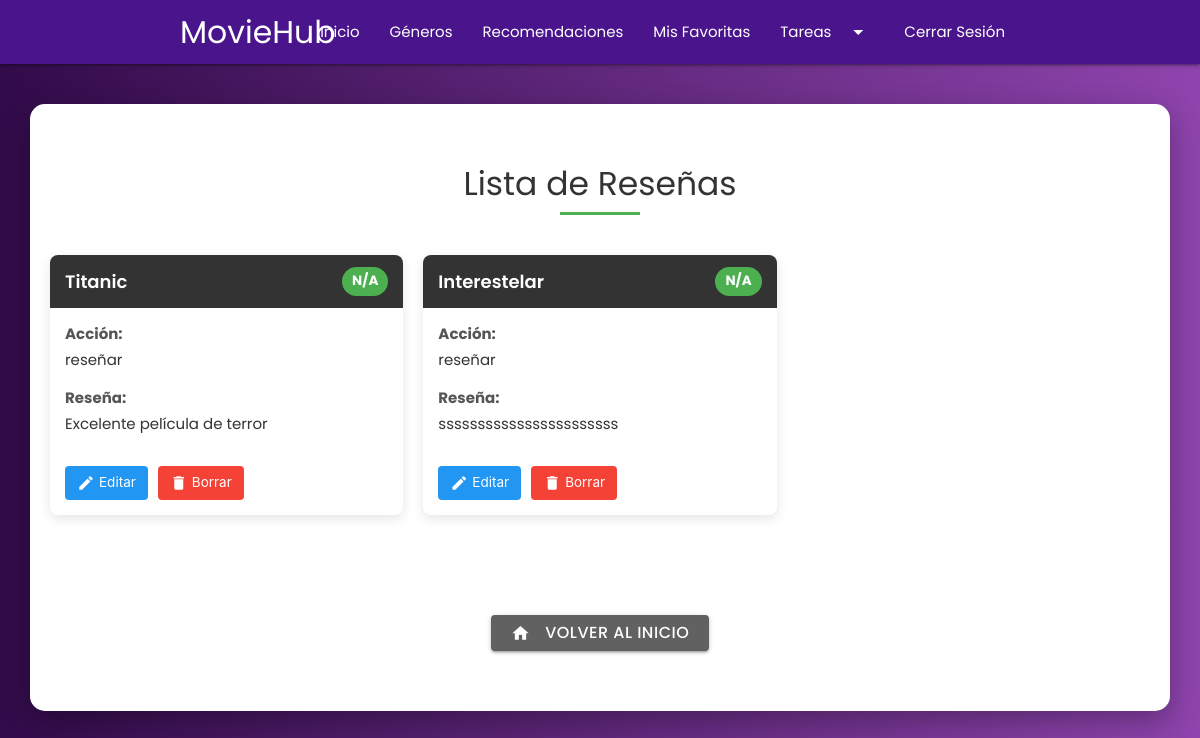
Screenshot of /reviews/ (signed in) with the database file from the repository.
### tasks/models.py (models this page shows, shortened)
class Interaccion(models.Model):
    user = models.ForeignKey(User, on_delete=models.CASCADE, null=True)  # Referencia al usuario de Django
    pelicula_id = models.CharField(max_length=100)  # Ahora puede ser un ID de la BD o un UUID
    accion = models.CharField(max_length=20, choices=[("reseñar", "Reseñar"), ("calificar", "Calificar"), ("guardar", "Guardar")])
    reseña = models.TextField(blank=True, null=True)
    calificacion = models.IntegerField(blank=True, null=True)
    fecha_creacion = models.DateTimeField(auto_now_add=True, null=True)  # Fecha automática al crear

### tasks/views.py (the view, shortened to what this page needs)
# urls.py: path('reviews/', reviews_list, name='reviews_list'),
@login_required
def reviews_list(request):
    reviews = Interaccion.objects.filter(user=request.user).exclude(reseña__isnull=True).exclude(reseña="")
    enhanced_reviews = []
    titulos_muestra = {
        'default-1': 'Interestelar',
        'default-2': 'Titanic',
        'default-3': 'El Padrino',
        'default-4': 'El Diario de Noah',
        'default-5': 'Bajo la misma estrella',
        'default-6': 'El Conjuro',
        'default-7': 'El Resplandor',
        'default-8': 'It',
        'default-9': 'Matrix',
        'default-10': 'Blade Runner 2049',
        'default-11': 'Buscando a Nemo',
        'default-12': 'Parasitos',
        'default-13': 'Spiderman into the Spiderverse'
    }
    for review in reviews:
        review_data = {
            'id': review.id,
            'pelicula_id': review.pelicula_id,
            'accion': review.accion,
            'reseña': review.reseña,
            'calificacion': review.calificacion,
            'titulo_pelicula': 'Película Desconocida'  # Valor por defecto
        }
        if review.pelicula_id.startswith('default-'):
            review_data['titulo_pelicula'] = titulos_muestra.get(review.pelicula_id, 'Película Desconocida')
        enhanced_reviews.append(review_data)
    return render(request, 'reviews_list.html', {'reviews': enhanced_reviews})

### tasks/templates/reviews_list.html (shortened to what this page needs)
{% extends 'base.html' %}
{% block content %}
<div class="containerBox">
    <h1 class="page-title">Lista de Reseñas</h1>
    {% if reviews %}
    <div class="reviews-grid">
        {% for review in reviews %}
            <div class="review-card" id="review-{{ review.id }}">
                <div class="review-header">
                    <h3 class="movie-title">{{ review.titulo_pelicula }}</h3>
                    <div class="rating-badge">
                        {% if review.calificacion is not None %}
                            <span>{{ review.calificacion }}/10</span>
                        {% else %}
                            <span>N/A</span>
                        {% endif %}
                    </div>
                </div>
                <div class="review-content">
                    <div class="review-label">Acción:</div>
                    <div class="review-info">{{ review.accion }}</div>
                    <div class="review-label">Reseña:</div>
                    <div class="review-info" id="review-text-{{ review.id }}">{{ review.reseña }}</div>
                </div>
                <div class="review-actions">
                    <button class="btn-edit" onclick="toggleEditForm('{{ review.id }}')">
                        <i class="material-icons">edit</i> Editar
                    </button>
                    <button class="btn-danger" onclick="confirmDelete('{{ review.id }}', '{{ review.titulo_pelicula }}')">
                        <i class="material-icons">delete</i> Borrar
                    </button>
                </div>
            </div>
        {% endfor %}
    </div>
    {% else %}
        <div class="empty-state">
            <i class="material-icons empty-icon">movie</i>
            <p>No hay reseñas disponibles.</p>
        </div>
    {% endif %}
    <div class="form-buttons">
        <a href="{% url 'home' %}" class="btn btn-secondary">
            <i class="material-icons left">home</i>Volver al Inicio
        </a>
    </div>
</div>
{% endblock %}

### tasks/templates/base.html (style rules this page uses)
body { background: linear-gradient(to right, #320b4a, #8e44ad); font-family: 'Poppins', sans-serif; display: flex; min-height: 100vh; flex-direction: column; }
.containerBox { margin:auto; display: flex; width: 1500px; background: white; border-radius: 15px; overflow: hidden; box-shadow: 0px 10px 30px rgba(0, 0, 0, 0.3); }
.btn { margin:40px; border-radius: 25px; background-color: #800080; color: white; font-size: 16px; font-weight: bold; transition: 0.3s; }
@media only screen and (max-width: 1600px) { .containerBox { width: 95%; flex-direction: column; } }

### tasks/templates/reviews_list.html (style rules this page uses)
.containerBox { max-width: 1200px; margin: 0 auto; padding: 20px; }
.page-title { text-align: center; margin-bottom: 30px; color: #333; font-size: 2.2rem; position: relative; }
.page-title:after { content: ''; display: block; width: 80px; height: 3px; background: #4CAF50; margin: 10px auto; }
.reviews-grid { display: grid; grid-template-columns: repeat(auto-fill, minmax(300px, 1fr)); gap: 20px; margin-bottom: 30px; }
.review-card { background: #fff; border-radius: 8px; box-shadow: 0 4px 12px rgba(0, 0, 0, 0.1); overflow: hidden; transition: transform 0.3s, box-shadow 0.3s; position: relative; }
.review-header { background: #333; color: white; padding: 12px 15px; display: flex; justify-content: space-between; align-items: center; }
.movie-title { margin: 0; font-size: 1.2rem; font-weight: 600; flex-grow: 1; }
.rating-badge { background: #4CAF50; color: white; border-radius: 20px; padding: 4px 10px; font-weight: bold; font-size: 0.9rem; }
.review-content { padding: 15px; }
.review-label { font-weight: bold; color: #555; margin-bottom: 4px; }
.review-info { margin-bottom: 15px; line-height: 1.5; color: #333; }
.review-actions { display: flex; padding: 0 15px 15px; gap: 10px; }
.btn-edit, .btn-danger, .btn-save, .btn-cancel { display: inline-flex; align-items: center; justify-content: center; border: none; padding: 8px 12px; border-radius: 4px; font-size: 0.9rem; cursor: pointer; text-decoration: none; transition: background-color 0.2s; color: white; }
.btn-edit { background-color: #2196F3; }
.btn-danger { background-color: #f44336; }
.material-icons { font-size: 18px; margin-right: 4px; }
.form-buttons { display: flex; justify-content: center; gap: 15px; margin-top: 30px; }
.btn { display: inline-flex; align-items: center; padding: 10px 20px; border-radius: 4px; text-decoration: none; font-weight: 500; transition: background-color 0.2s; }
.btn-secondary { background-color: #616161; color: white; }

### rows the page displays
Interaccion: accion "reseñar", reseña "Excelente película de terror"
Interaccion: accion "reseñar", reseña "sssssssssssssssssssssss"

### other values shown
{{ review.titulo_pelicula }} "Titanic" "Interestelar"
